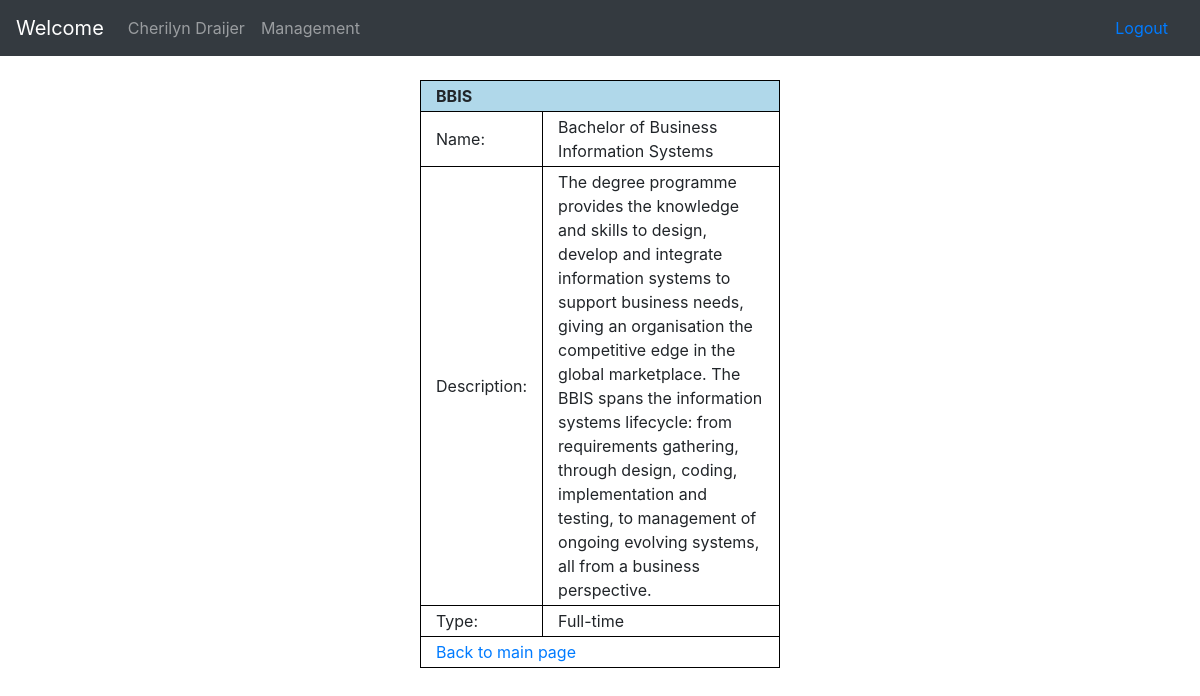
Screenshot of /view_major.php?m=BBIS (signed in) with the database file from the repository.
### tables this page shows
CREATE TABLE IF NOT EXISTS `accounts` (
  `sim_id` varchar(10) NOT NULL,
  `uow_id` varchar(10) NOT NULL,
  `name` tinytext NOT NULL,
  `password` varchar(64) NOT NULL,
  `phone` varchar(16) DEFAULT NULL,
  `sim_email` varchar(64) DEFAULT NULL,
  `personal_email` varchar(64) DEFAULT NULL,
  `show_phone` tinyint(1) NOT NULL DEFAULT '0',
  `show_email` tinyint(1) NOT NULL DEFAULT '0',
  `type` int(1) NOT NULL COMMENT '0 = Faculty, 1 = Full-time Student, 2 = Part-time Student, 8 = Admin, 9 = Superadmin',
  `majors` json DEFAULT NULL COMMENT 'Faculty => JSON of varchar(8)+,\r\nStudent = JSON of 1 varchar(8) -\r\n[majors.id]',
  `choices` json DEFAULT NULL COMMENT 'Students only -\r\nJSON of varchar(8) [projects.id]',
  `year` smallint(4) DEFAULT NULL COMMENT 'Students only',
  `quarter` tinyint(1) DEFAULT NULL COMMENT 'Students only (1, 2, 3, or 4)',
  PRIMARY KEY (`sim_id`),
  UNIQUE KEY `accounts_uow_id` (`uow_id`),
  KEY `accounts_year_quarter` (`year`,`quarter`) USING BTREE,
  KEY `accounts_type` (`type`),
  KEY `accounts_sim_email` (`sim_email`) USING BTREE,
  KEY `accounts_personal_email` (`personal_email`)
);

CREATE TABLE IF NOT EXISTS `majors` (
  `id` varchar(8) NOT NULL,
  `name` varchar(64) NOT NULL,
  `description` text NOT NULL,
  `type` tinyint(1) NOT NULL COMMENT '0 = Part-time \r\n1 = Full-time',
  PRIMARY KEY (`id`)
);

### include/funcs/sql_funcs.php (called while the page is built, shortened)
<?php
	require_once(dirname(__FILE__)."/_account_funcs.php");
	require_once(dirname(__FILE__)."/_major_funcs.php");
	function str_clean(&$string){
		return mysqli_real_escape_string($GLOBALS['mysql_link'], trim($string));
	}
	function db_query($query){
		$result = mysqli_query($GLOBALS['mysql_link'], $query);
		$error = mysqli_error($GLOBALS['mysql_link']);
		return $result;
	}
?>

### include/funcs/_account_funcs.php (called while the page is built, shortened)
<?php
	require_once(dirname(__FILE__)."/../class/ClassAccount.php");
	function get_account($id, $type = ""){
		if($type == ""){
			$query = db_query("SELECT `type` FROM `accounts` WHERE `sim_id` = '{$id}';");
			if(mysqli_num_rows($query) > 0){
				$type = mysqli_fetch_assoc($query)['type'];
			}else{
				throw new Exception("Account not found.");
			}
		}
		if($type == 1 || $type == 2){
			return new Student($id);
		}elseif($type == 8 || $type == 9){
			return new Admin($id);
		}elseif($type == 0){
			return new Faculty($id);
		}
		throw new Exception("Account type not found.");
	}
?>

### include/class/ClassAccount.php (called while the page is built, shortened)
<?php
	require_once (dirname(__FILE__)."/../funcs/sql_funcs.php");
	abstract class Account{
		private	$name;
		public function __construct($id){
			$id = str_clean($id);
			$query = db_query("SELECT * FROM `accounts` WHERE `sim_id` = '{$id}' LIMIT 1;");
			$result = mysqli_fetch_assoc($query);
			if(mysqli_num_rows($query) == 1){
				$this->sim_id = $result['sim_id'];
				$this->name = htmlspecialchars_decode($result['name']);
				$this->account_type = $result['type'];
				$this->raw = $result;
			}else{
				throw new Exception("Account not found.");
			}
		}
		public function get_name($safe = false){
			if($safe){
				return htmlspecialchars($this->name, ENT_QUOTES);
			}else{
				return $this->name;
			}
		}
	}
?>

### include/class/ClassStudent.php (called while the page is built, shortened)
<?php
	require_once (dirname(__FILE__)."/../funcs/sql_funcs.php");
	class Student extends Account{
		public function __construct($id){
			parent::__construct($id);
		}
	}
?>

### include/class/ClassMajor.php (called while the page is built, shortened)
<?php
	require_once (dirname(__FILE__)."/../funcs/sql_funcs.php");
	class Major{
		private	$name;
		private	$description;
		private $type;
		public function __construct($id){
			$id = str_clean($id);
			$query = db_query("SELECT * FROM `majors` WHERE `id` = '{$id}' LIMIT 1;");
			$result = mysqli_fetch_assoc($query);
			if(mysqli_num_rows($query) == 1){
				$this->id = $result['id'];
				$this->name = htmlspecialchars_decode($result['name']);
				$this->description = htmlspecialchars_decode($result['description']);
				$this->type = $result['type'];
			}else{
				throw new Exception("Major not found.");
			}
		}
		public function get_name($safe = false){
			if($safe){
				return htmlspecialchars($this->name, ENT_QUOTES);
			}else{
				return $this->name;
			}
		}
		public function get_description($safe = false){
			if($safe){
				return htmlspecialchars($this->description, ENT_QUOTES);
			}else{
				return $this->description;
			}
		}
		public function is_full_time(){
			return $this->type == 1;
		}
	}
?>

### include/funcs/_major_funcs.php (called while the page is built, shortened)
<?php
	require_once(dirname(__FILE__)."/../class/ClassMajor.php");
	function get_major($id){
		if(is_array($id)){
			array_walk_recursive($id, function(&$value, $key){
				str_clean($value);
				$value = htmlspecialchars($value);
			});
			$output = [];
			while($row = mysqli_fetch_assoc($query)){
				try{
					$output[] = get_major($row['id']);
				}catch(Exception $e){
					continue;
				}
			}
			return $output;
		}else{
			return new Major($id);
		}
	}
?>

### view_major.php (the view, shortened to what this page needs)
<?php
	require_once("include/funcs/sql_funcs.php");
	$account = get_account($_SESSION["id"]);
	try{
		$major = get_major($_GET['m']);
	}catch(Exception $e){
		header("location: view_all.php?t=majors");
		@mysqli_close($GLOBALS['mysql_link']);
		exit();
	}
?>
<!DOCTYPE html>
<html lang='en'>
	<head>
		<link rel='stylesheet' href='include/css/main.css' />
	</head>
	<body>
		<?php include("include/templates/header.php"); ?>
		<table id='view_major' class='basic_table' style='width:30%;'>
			<tr>
				<td colspan='2'>
					<?= $major->id ?>
				</td>
			</tr>
			<tr>
				<td style='width:25%;'>
					Name:
				</td>
				<td>
					<?= $major->get_name() ?>
				</td>
			</tr>
			<tr>
				<td style='width:25%;'>
					Description:
				</td>
				<td>
					<?= nl2br($major->get_description()) ?>
				</td>
			</tr>
			<tr>
				<td>
					Type:
				</td>
				<td>
					<?= (($major->is_full_time()) ? "Full-time" : "Part-time") ?>
				</td>
			</tr>
			<tr>
				<td colspan='2'>
					<a href='home.php'>
						Back to main page
					</a>
				</td>
			</tr>
		</table>
	</body>
</html>

### include/templates/header.php (shortened to what this page needs)
<link href='include/css/bootstrap.min.css' rel='stylesheet' id='bootstrap-css'>
<div class='navbar navbar-expand-md navbar-dark bg-dark mb-4' role='navigation' style='width:100%; z-index:1;'>
    <a class='navbar-brand' href='home.php'>Welcome </a>
    <div class='collapse navbar-collapse' id='navbarCollapse'>
        <ul class='navbar-nav mr-auto'>
            <li class='nav-item'>
				<a class='nav-link'  href='view_account.php?a=<?= $account->sim_id ?>'>
					<?= $account->get_name() ?>
				</a>
            </li>
			<li class='nav-item'>
				<a class='nav-link' href='management.php'>Management</a>
			</li>
        </ul>
		<a class='nav-link' href='logout.php'>Logout</a>
    </div>
</div>

### include/css/main.css (style rules this page uses)
.basic_table { width:100%; border: 1px solid #000000; border-collapse: collapse; }
.basic_table tr td { border: 1px solid #000000; padding: 3px 15px; }
.basic_table tr:first-child td { background-color:#B0D8EA; font-weight: bold; }
table { margin:auto; }

### rows the page displays
accounts: name "Cherilyn Draijer"
majors: id "BBIS", name "Bachelor of Business Information Systems", description "The degree programme provides the knowledge and skills to design, develop and integrate information systems to support business needs, giving an organisation the competitive edge in the global marketplace. The BBIS spans the information systems lifecycle: from requirements gathering, through design, coding, implementation and testing, to management of ongoing evolving systems, all from a business perspective."
